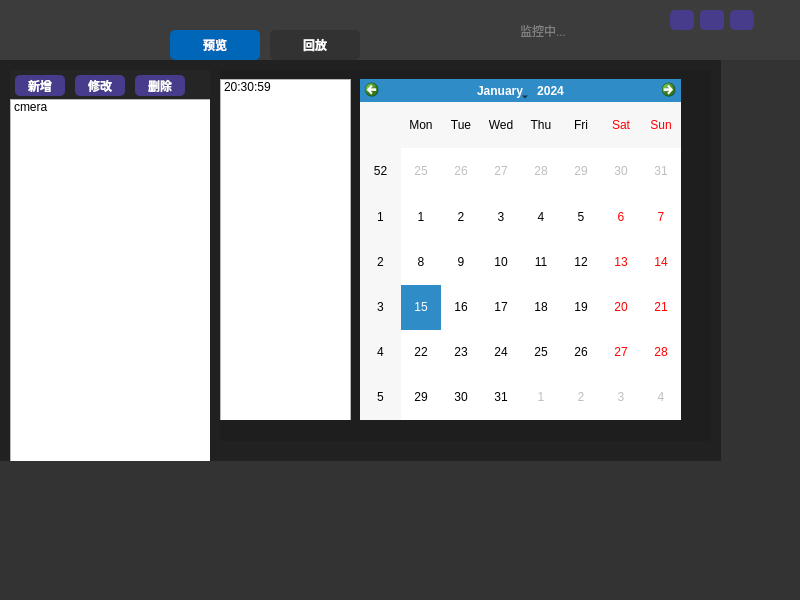
<?xml version="1.0" encoding="UTF-8"?>
<ui version="4.0">
 <class>XViewerClass</class>
 <widget class="QWidget" name="XViewerClass">
  <property name="geometry">
   <rect>
    <x>0</x>
    <y>0</y>
    <width>800</width>
    <height>600</height>
   </rect>
  </property>
  <property name="windowTitle">
   <string>XViewer</string>
  </property>
  <property name="windowIcon">
   <iconset resource="xviewer.qrc">
    <normaloff>:/XViewer/img/xv.ico</normaloff>:/XViewer/img/xv.ico</iconset>
  </property>
  <property name="styleSheet">
   <string notr="true">/*按钮样式*/
QPushButton:hover
{
	background-color: #473C8B; /*背景色*/ 
	border-style: outset;
	border-radius:5px; /*边界圆滑*/
	border-color: #8B7355;
	font: bold 14px;
	color:white; /*字体颜色*/
	font-family:黑体;
	padding: 4px;
}

QPushButton:!hover
{
	background-color: #473C8B; /*背景色*/ 
	border-style: outset;
	border-radius:5px; /*边界圆滑*/
	border-color: #8B7355;
	font: bold 12px;
	color:white; /*字体颜色*/
	font-family:黑体;
	padding: 4px;
}

/* 顶部样式 */
#XViewerClass {
    background-color: #333333;
    border-radius: 0px;
}
#head
{
background-color:#3c3c3c;
}
#logo
{
	background-image: url(:/XViewer/img/logo_150_40.png);
}
#close
{
background-image: url(:/XViewer/img/close.png);
}
#min
{
background-image: url(:/XViewer/img/min.png);
}
#max
{
background-image: url(:/XViewer/img/max.png);
}
#normal
{
background-image: url(:/XViewer/img/normal.png);
}
/* body 演示*/
#body
{
background-color: #212121;
}
#left
{
	background-color: #252525;
}
#cams
{
background-color: #1e1e1e;
}
#status
{
	 color: qlineargradient(x1:0, y1:0, x2:1, y2:0, stop:0 #000000, stop:1 #808080); /* 从黑色到灰色渐变 */
}
/*菜单按钮切换样式*/
#preview
{
	background-color: rgb(50,50,50)
}
#playback
{
	background-color: rgb(50,50,50)
}
#preview:checked
{
	background-color: rgb(0,102,184)
}
#playback:checked
{
	background-color: rgb(0,102,184)
}
</string>
  </property>
  <widget class="QWidget" name="head" native="true">
   <property name="geometry">
    <rect>
     <x>0</x>
     <y>0</y>
     <width>800</width>
     <height>60</height>
    </rect>
   </property>
   <property name="maximumSize">
    <size>
     <width>16777215</width>
     <height>60</height>
    </size>
   </property>
   <property name="styleSheet">
    <string notr="true"/>
   </property>
   <widget class="QWidget" name="logo" native="true">
    <property name="geometry">
     <rect>
      <x>0</x>
      <y>5</y>
      <width>151</width>
      <height>41</height>
     </rect>
    </property>
   </widget>
   <widget class="QWidget" name="head_button" native="true">
    <property name="geometry">
     <rect>
      <x>670</x>
      <y>0</y>
      <width>91</width>
      <height>41</height>
     </rect>
    </property>
    <widget class="QPushButton" name="close">
     <property name="geometry">
      <rect>
       <x>60</x>
       <y>10</y>
       <width>24</width>
       <height>20</height>
      </rect>
     </property>
     <property name="styleSheet">
      <string notr="true"/>
     </property>
     <property name="text">
      <string/>
     </property>
     <property name="flat">
      <bool>true</bool>
     </property>
    </widget>
    <widget class="QPushButton" name="min">
     <property name="geometry">
      <rect>
       <x>0</x>
       <y>10</y>
       <width>24</width>
       <height>20</height>
      </rect>
     </property>
     <property name="styleSheet">
      <string notr="true"/>
     </property>
     <property name="text">
      <string/>
     </property>
     <property name="flat">
      <bool>true</bool>
     </property>
    </widget>
    <widget class="QPushButton" name="max">
     <property name="geometry">
      <rect>
       <x>30</x>
       <y>10</y>
       <width>24</width>
       <height>20</height>
      </rect>
     </property>
     <property name="styleSheet">
      <string notr="true"/>
     </property>
     <property name="text">
      <string/>
     </property>
     <property name="flat">
      <bool>true</bool>
     </property>
    </widget>
    <widget class="QPushButton" name="normal">
     <property name="geometry">
      <rect>
       <x>30</x>
       <y>10</y>
       <width>24</width>
       <height>20</height>
      </rect>
     </property>
     <property name="styleSheet">
      <string notr="true"/>
     </property>
     <property name="text">
      <string/>
     </property>
     <property name="flat">
      <bool>true</bool>
     </property>
    </widget>
    <zorder>normal</zorder>
    <zorder>close</zorder>
    <zorder>min</zorder>
    <zorder>max</zorder>
   </widget>
   <widget class="QLabel" name="status">
    <property name="geometry">
     <rect>
      <x>520</x>
      <y>20</y>
      <width>101</width>
      <height>21</height>
     </rect>
    </property>
    <property name="text">
     <string>监控中...</string>
    </property>
   </widget>
   <widget class="QPushButton" name="preview">
    <property name="geometry">
     <rect>
      <x>170</x>
      <y>30</y>
      <width>90</width>
      <height>30</height>
     </rect>
    </property>
    <property name="text">
     <string>预览</string>
    </property>
    <property name="checkable">
     <bool>true</bool>
    </property>
    <property name="checked">
     <bool>true</bool>
    </property>
    <property name="autoExclusive">
     <bool>true</bool>
    </property>
   </widget>
   <widget class="QPushButton" name="playback">
    <property name="geometry">
     <rect>
      <x>270</x>
      <y>30</y>
      <width>90</width>
      <height>30</height>
     </rect>
    </property>
    <property name="text">
     <string>回放</string>
    </property>
    <property name="checkable">
     <bool>true</bool>
    </property>
    <property name="checked">
     <bool>false</bool>
    </property>
    <property name="autoExclusive">
     <bool>true</bool>
    </property>
   </widget>
  </widget>
  <widget class="QWidget" name="body" native="true">
   <property name="geometry">
    <rect>
     <x>0</x>
     <y>60</y>
     <width>721</width>
     <height>401</height>
    </rect>
   </property>
   <widget class="QWidget" name="left" native="true">
    <property name="geometry">
     <rect>
      <x>10</x>
      <y>10</y>
      <width>200</width>
      <height>600</height>
     </rect>
    </property>
    <property name="maximumSize">
     <size>
      <width>200</width>
      <height>16777215</height>
     </size>
    </property>
    <widget class="QListWidget" name="cam_list">
     <property name="geometry">
      <rect>
       <x>0</x>
       <y>29</y>
       <width>201</width>
       <height>771</height>
      </rect>
     </property>
     <property name="sizePolicy">
      <sizepolicy hsizetype="Fixed" vsizetype="Fixed">
       <horstretch>0</horstretch>
       <verstretch>0</verstretch>
      </sizepolicy>
     </property>
     <property name="dragEnabled">
      <bool>true</bool>
     </property>
     <property name="iconSize">
      <size>
       <width>50</width>
       <height>50</height>
      </size>
     </property>
     <item>
      <property name="text">
       <string>cmera</string>
      </property>
      <property name="icon">
       <iconset resource="xviewer.qrc">
        <normaloff>:/XViewer/img/cam.png</normaloff>:/XViewer/img/cam.png</iconset>
      </property>
     </item>
    </widget>
    <widget class="QPushButton" name="add_cam">
     <property name="geometry">
      <rect>
       <x>5</x>
       <y>5</y>
       <width>50</width>
       <height>21</height>
      </rect>
     </property>
     <property name="text">
      <string>新增</string>
     </property>
    </widget>
    <widget class="QPushButton" name="set_cam">
     <property name="geometry">
      <rect>
       <x>65</x>
       <y>5</y>
       <width>50</width>
       <height>21</height>
      </rect>
     </property>
     <property name="text">
      <string>修改</string>
     </property>
    </widget>
    <widget class="QPushButton" name="del_cam">
     <property name="geometry">
      <rect>
       <x>125</x>
       <y>5</y>
       <width>50</width>
       <height>21</height>
      </rect>
     </property>
     <property name="text">
      <string>删除</string>
     </property>
    </widget>
   </widget>
   <widget class="QWidget" name="cams" native="true">
    <property name="geometry">
     <rect>
      <x>220</x>
      <y>10</y>
      <width>491</width>
      <height>371</height>
     </rect>
    </property>
   </widget>
   <widget class="QWidget" name="playback_wid" native="true">
    <property name="geometry">
     <rect>
      <x>220</x>
      <y>19</y>
      <width>471</width>
      <height>341</height>
     </rect>
    </property>
    <widget class="QListWidget" name="time_list">
     <property name="geometry">
      <rect>
       <x>0</x>
       <y>0</y>
       <width>131</width>
       <height>600</height>
      </rect>
     </property>
     <property name="sizePolicy">
      <sizepolicy hsizetype="Fixed" vsizetype="Fixed">
       <horstretch>0</horstretch>
       <verstretch>0</verstretch>
      </sizepolicy>
     </property>
     <item>
      <property name="text">
       <string>20:30:59</string>
      </property>
     </item>
    </widget>
    <widget class="XCalendar" name="cal">
     <property name="geometry">
      <rect>
       <x>140</x>
       <y>0</y>
       <width>321</width>
       <height>341</height>
      </rect>
     </property>
     <property name="sizePolicy">
      <sizepolicy hsizetype="Fixed" vsizetype="Fixed">
       <horstretch>0</horstretch>
       <verstretch>0</verstretch>
      </sizepolicy>
     </property>
    </widget>
   </widget>
  </widget>
 </widget>
 <layoutdefault spacing="6" margin="11"/>
 <customwidgets>
  <customwidget>
   <class>XCalendar</class>
   <extends>QCalendarWidget</extends>
   <header>xcalendar.h</header>
  </customwidget>
 </customwidgets>
 <resources>
  <include location="xviewer.qrc"/>
 </resources>
 <connections>
  <connection>
   <sender>close</sender>
   <signal>clicked()</signal>
   <receiver>XViewerClass</receiver>
   <slot>close()</slot>
   <hints>
    <hint type="sourcelabel">
     <x>753</x>
     <y>21</y>
    </hint>
    <hint type="destinationlabel">
     <x>907</x>
     <y>205</y>
    </hint>
   </hints>
  </connection>
  <connection>
   <sender>min</sender>
   <signal>clicked()</signal>
   <receiver>XViewerClass</receiver>
   <slot>showMinimized()</slot>
   <hints>
    <hint type="sourcelabel">
     <x>693</x>
     <y>24</y>
    </hint>
    <hint type="destinationlabel">
     <x>659</x>
     <y>-39</y>
    </hint>
   </hints>
  </connection>
  <connection>
   <sender>max</sender>
   <signal>clicked()</signal>
   <receiver>XViewerClass</receiver>
   <slot>MaxWindow()</slot>
   <hints>
    <hint type="sourcelabel">
     <x>723</x>
     <y>29</y>
    </hint>
    <hint type="destinationlabel">
     <x>841</x>
     <y>52</y>
    </hint>
   </hints>
  </connection>
  <connection>
   <sender>normal</sender>
   <signal>clicked()</signal>
   <receiver>XViewerClass</receiver>
   <slot>NormalWindow()</slot>
   <hints>
    <hint type="sourcelabel">
     <x>723</x>
     <y>29</y>
    </hint>
    <hint type="destinationlabel">
     <x>399</x>
     <y>299</y>
    </hint>
   </hints>
  </connection>
  <connection>
   <sender>add_cam</sender>
   <signal>clicked()</signal>
   <receiver>XViewerClass</receiver>
   <slot>AddCam()</slot>
   <hints>
    <hint type="sourcelabel">
     <x>44</x>
     <y>86</y>
    </hint>
    <hint type="destinationlabel">
     <x>-8</x>
     <y>13</y>
    </hint>
   </hints>
  </connection>
  <connection>
   <sender>set_cam</sender>
   <signal>clicked()</signal>
   <receiver>XViewerClass</receiver>
   <slot>SetCam()</slot>
   <hints>
    <hint type="sourcelabel">
     <x>100</x>
     <y>82</y>
    </hint>
    <hint type="destinationlabel">
     <x>106</x>
     <y>-19</y>
    </hint>
   </hints>
  </connection>
  <connection>
   <sender>del_cam</sender>
   <signal>clicked()</signal>
   <receiver>XViewerClass</receiver>
   <slot>DelCam()</slot>
   <hints>
    <hint type="sourcelabel">
     <x>156</x>
     <y>86</y>
    </hint>
    <hint type="destinationlabel">
     <x>161</x>
     <y>-15</y>
    </hint>
   </hints>
  </connection>
  <connection>
   <sender>preview</sender>
   <signal>clicked()</signal>
   <receiver>XViewerClass</receiver>
   <slot>Preview()</slot>
   <hints>
    <hint type="sourcelabel">
     <x>211</x>
     <y>38</y>
    </hint>
    <hint type="destinationlabel">
     <x>217</x>
     <y>-13</y>
    </hint>
   </hints>
  </connection>
  <connection>
   <sender>playback</sender>
   <signal>clicked()</signal>
   <receiver>XViewerClass</receiver>
   <slot>Playback()</slot>
   <hints>
    <hint type="sourcelabel">
     <x>333</x>
     <y>35</y>
    </hint>
    <hint type="destinationlabel">
     <x>314</x>
     <y>-7</y>
    </hint>
   </hints>
  </connection>
  <connection>
   <sender>cam_list</sender>
   <signal>clicked(QModelIndex)</signal>
   <receiver>XViewerClass</receiver>
   <slot>SelectCamera(QModelIndex)</slot>
   <hints>
    <hint type="sourcelabel">
     <x>119</x>
     <y>209</y>
    </hint>
    <hint type="destinationlabel">
     <x>132</x>
     <y>-19</y>
    </hint>
   </hints>
  </connection>
  <connection>
   <sender>cal</sender>
   <signal>clicked(QDate)</signal>
   <receiver>XViewerClass</receiver>
   <slot>SelectDate(QDate)</slot>
   <hints>
    <hint type="sourcelabel">
     <x>549</x>
     <y>172</y>
    </hint>
    <hint type="destinationlabel">
     <x>619</x>
     <y>-16</y>
    </hint>
   </hints>
  </connection>
  <connection>
   <sender>time_list</sender>
   <signal>activated(QModelIndex)</signal>
   <receiver>XViewerClass</receiver>
   <slot>PlayVideo(QModelIndex)</slot>
   <hints>
    <hint type="sourcelabel">
     <x>296</x>
     <y>150</y>
    </hint>
    <hint type="destinationlabel">
     <x>360</x>
     <y>-19</y>
    </hint>
   </hints>
  </connection>
 </connections>
 <slots>
  <slot>MaxWindow()</slot>
  <slot>NormalWindow()</slot>
  <slot>AddCam()</slot>
  <slot>SetCam()</slot>
  <slot>DelCam()</slot>
  <slot>Preview()</slot>
  <slot>Playback()</slot>
  <slot>SelectCamera(QModelIndex)</slot>
  <slot>SelectDate(QDate)</slot>
  <slot>PlayVideo(QModelIndex)</slot>
 </slots>
</ui>
